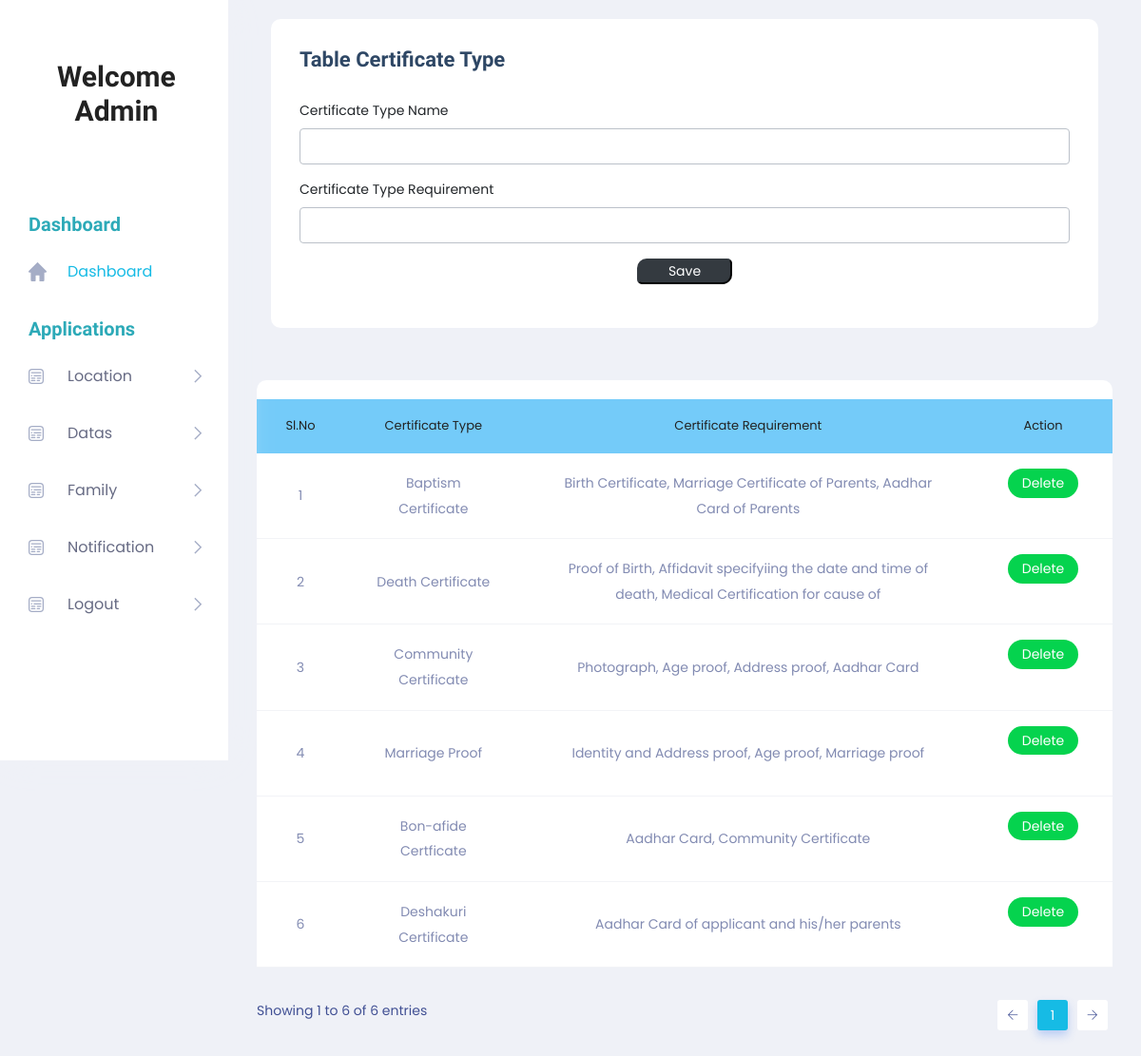
The app's page /Project/Admin/CertificateType.php with its own data.
### tables this page shows
CREATE TABLE `tbl_certificatetype` (
  `certificatetype_id` int(11) NOT NULL,
  `certificatetype_name` varchar(100) NOT NULL,
  `certificater_name` varchar(100) NOT NULL
);

### Project/Admin/CertificateType.php (the view, shortened to what this page needs)
<!DOCTYPE html PUBLIC "-//W3C//DTD XHTML 1.0 Transitional//EN" "http://www.w3.org/TR/xhtml1/DTD/xhtml1-transitional.dtd">
<html xmlns="http://www.w3.org/1999/xhtml">
<head>
</head>
<?php
include('Head.php');
?>
<body>
        <section class="main_content dashboard_part">
            <div class="main_content_iner ">
                <div class="container-fluid p-0">
                    <div class="row justify-content-center">
                        <div class="col-12">
                            <div class="QA_section">
                                <div class="white_box_tittle list_header">
                                    <div class="col-lg-12">
                                        <div class="white_box mb_30">
                                            <div class="box_header ">
                                                <div class="main-title">
                                                    <h3 class="mb-0" >Table Certificate Type</h3>
                                                </div>
                                            </div>
                                            <form method="post">
                                                <div class="form-group">
                                                    <label for="txt_certificatetype">Certificate Type Name</label>
                                                    <input required="" type="text" class="form-control" id="txt_certificatetype" name="txt_certificatetype" autocomplete="off" required>
                                                </div>
                                                <div class="form-group">
                                                    <label for="txt_certificatetype">Certificate Type Requirement</label>
                                                    <input required="" type="text" class="form-control" id="txt_Requirement" name="txt_Requirement" autocomplete="off" required>
                                                </div>
                                                <div class="form-group" align="center">
<input type="submit" class="btn-dark" style="width:100px; border-radius: 10px 5px " name="btn_save" value="Save">
                                                </div>
                                            </form>
                                        </div>
                                    </div>
                                </div>
                                <div class="QA_table mb_30">
                                    <table class="table lms_table_active">
                                        <thead>
                                            <tr style="background-color: #74CBF9">
                                                <td align="center" scope="col">Sl.No</td>
                                                <td align="center" scope="col">Certificate Type</td>
                                                <td align="center" scope="col">Certificate Requirement</td>
                                                <td align="center" scope="col">Action</td>
                                            </tr>
                                        </thead>
                                        <tbody>
                                            <?php
                                                $i = 0;
                                                $selQry = "select * from tbl_certificatetype";
                                                $rs = $conn->query($selQry);
                                                while ($data = $rs->fetch_assoc()) {
                                                    $i++;
                                            ?>
                                            <tr>
                                                <td align="center"><?php echo $i;?></td>
                                                <td align="center"><?php echo $data["certificatetype_name"];?></td>
                                                <td align="center"><?php echo $data["certificater_name"];?></td>
                                                <td align="center"><a href="certificatetype.php?id=<?php echo $data["certificatetype_id"];?>" class="status_btn">Delete</a> &nbsp;&nbsp;&nbsp;&nbsp;
</td>                                            </tr>
                                            <?php
                                              }
                                            ?>
                                        </tbody>
                                    </table>
                                </div>
                            </div>
                        </div>
                    </div>
                </div>
            </div>
        </section>
        <?php
		include('Foot.php');
		?>
</body>
</html>

### Project/Admin/Head.php (shortened to what this page needs)
<!DOCTYPE html>
<html lang="zxx">
    <head>
        <link rel="stylesheet" href="../Assets/Template/Admin/css/bootstrap.min.css" />
        <link rel="stylesheet" href="../Assets/Template/Admin/vendors/themefy_icon/themify-icons.css" />
        <link rel="stylesheet" href="../Assets/Template/Admin/vendors/swiper_slider/css/swiper.min.css" />
        <link rel="stylesheet" href="../Assets/Template/Admin/vendors/select2/css/select2.min.css" />
        <link rel="stylesheet" href="../Assets/Template/Admin/vendors/niceselect/css/nice-select.css" />
        <link rel="stylesheet" href="../Assets/Template/Admin/vendors/owl_carousel/css/owl.carousel.css" />
        <link rel="stylesheet" href="../Assets/Template/Admin/vendors/gijgo/gijgo.min.css" />
        <link rel="stylesheet" href="../Assets/Template/Admin/vendors/font_awesome/css/all.min.css" />
        <link rel="stylesheet" href="../Assets/Template/Admin/vendors/tagsinput/tagsinput.css" />
        <link rel="stylesheet" href="../Assets/Template/Admin/vendors/datatable/css/jquery.dataTables.min.css" />
        <link rel="stylesheet" href="../Assets/Template/Admin/vendors/datatable/css/responsive.dataTables.min.css" />
        <link rel="stylesheet" href="../Assets/Template/Admin/vendors/datatable/css/buttons.dataTables.min.css" />
        <link rel="stylesheet" href="../Assets/Template/Admin/vendors/text_editor/summernote-bs4.css" />
        <link rel="stylesheet" href="../Assets/Template/Admin/vendors/morris/morris.css">
        <link rel="stylesheet" href="../Assets/Template/Admin/vendors/material_icon/material-icons.css" />
        <link rel="stylesheet" href="../Assets/Template/Admin/css/metisMenu.css">
        <link rel="stylesheet" href="../Assets/Template/Admin/css/style.css" />
        <link rel="stylesheet" href="../Assets/Template/Admin/css/colors/default.css" id="colorSkinCSS">
    </head>
    <body class="crm_body_bg">
        <nav class="sidebar">
            <div class="logo d-flex justify-content-between">
                <a href="HomePage.php"><h2 align="center">Welcome<br>Admin<br><?php echo $_SESSION["lgname"]?></h2></a>
            </div>
            <ul id="sidebar_menu">
                <li class="side_menu_title">
                    <span>Dashboard</span>
                </li>
                <li class="mm-active">
                    <a  href="HomePage.php"  aria-expanded="false">
                        <img src="../Assets/Template/Admin/img/menu-icon/1.svg" alt="">
                        <span>Dashboard</span>
                    </a>
                </li>
                <li class="side_menu_title">
                    <span>Applications</span>
                </li>
                <li class="">
                    <a   class="has-arrow" href="javascript:void(0)" aria-expanded="false">
                        <img src="../Assets/Template/Admin/img/menu-icon/2.svg" alt="">
                        <span>Location</span>
                    </a>
                </li>
                <li class="">
                    <a   class="has-arrow" href="javascript:void(0)" aria-expanded="false">
                        <img src="../Assets/Template/Admin/img/menu-icon/2.svg" alt="">
                        <span>Datas</span>
                    </a>
                </li>
                <li class="">
                        <a   class="has-arrow" href="FamilyList.php" aria-expanded="false">
                            <img src="../Assets/Template/Admin/img/menu-icon/2.svg" alt="">
                            <span>Family</span>
                        </a>
                   </li>
                   <li class="">
                    <a   class="has-arrow" href="javascript:void(0)" aria-expanded="false">
                        <img src="../Assets/Template/Admin/img/menu-icon/2.svg" alt="">
                        <span>Notification</span>
                    </a>
                </li>
                   <li class="">
                        <a   class="has-arrow" href="../Guest/Login.php" aria-expanded="false">
                            <img src="../Assets/Template/Admin/img/menu-icon/2.svg" alt="">
                            <span>Logout</span>
                        </a>
                   </li>
            </ul>
        </nav>

### Project/Admin/Foot.php (shortened to what this page needs)
    </body>
</html>

### Project/Assets/Template/Admin/css/metisMenu.css (style rules this page uses)
.metismenu .has-arrow { position: relative; }
.metismenu .has-arrow::after { position: absolute; content: ''; transform: rotate(-90deg) translate(0, -50%); transform-origin: top; top: 50%; transition: all .3s ease-out; right: 40px; content: "\e64b"; font-family: 'themify'; color: #A5ADC6; font-weight: 600; font-size: 14px; }

### records on screen
tbl_certificatetype: certificatetype_name "Baptism Certificate", certificater_name "Birth Certificate, Marriage Certificate of Parents, Aadhar Card of Parents"
tbl_certificatetype: certificatetype_name "Death Certificate", certificater_name "Proof of Birth, Affidavit specifyiing the date and time of death, Medical Certification for cause of"
tbl_certificatetype: certificatetype_name "Community Certificate", certificater_name "Photograph, Age proof, Address proof, Aadhar Card"
tbl_certificatetype: certificatetype_name "Marriage Proof", certificater_name "Identity and Address proof, Age proof, Marriage proof"
tbl_certificatetype: certificatetype_name "Bon-afide Certficate", certificater_name "Aadhar Card, Community Certificate"
tbl_certificatetype: certificatetype_name "Deshakuri Certificate", certificater_name "Aadhar Card of applicant and his/her parents"
